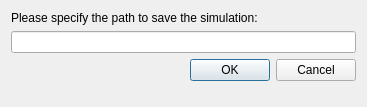
<?xml version="1.0" encoding="UTF-8"?>
<ui version="4.0">
 <class>saveSimulation</class>
 <widget class="QDialog" name="saveSimulation">
  <property name="geometry">
   <rect>
    <x>0</x>
    <y>0</y>
    <width>367</width>
    <height>107</height>
   </rect>
  </property>
  <property name="windowTitle">
   <string>Save simulation</string>
  </property>
  <layout class="QFormLayout" name="formLayout">
   <item row="0" column="0">
    <widget class="QLabel" name="title">
     <property name="text">
      <string>Please specify the path to save the simulation:</string>
     </property>
    </widget>
   </item>
   <item row="1" column="0" colspan="2">
    <widget class="QLineEdit" name="filenameLine"/>
   </item>
   <item row="3" column="0" colspan="2">
    <widget class="QDialogButtonBox" name="buttonBox">
     <property name="orientation">
      <enum>Qt::Horizontal</enum>
     </property>
     <property name="standardButtons">
      <set>QDialogButtonBox::Cancel|QDialogButtonBox::Ok</set>
     </property>
    </widget>
   </item>
  </layout>
 </widget>
 <resources/>
 <connections>
  <connection>
   <sender>buttonBox</sender>
   <signal>accepted()</signal>
   <receiver>saveSimulation</receiver>
   <slot>accept()</slot>
   <hints>
    <hint type="sourcelabel">
     <x>248</x>
     <y>254</y>
    </hint>
    <hint type="destinationlabel">
     <x>157</x>
     <y>274</y>
    </hint>
   </hints>
  </connection>
  <connection>
   <sender>buttonBox</sender>
   <signal>rejected()</signal>
   <receiver>saveSimulation</receiver>
   <slot>reject()</slot>
   <hints>
    <hint type="sourcelabel">
     <x>316</x>
     <y>260</y>
    </hint>
    <hint type="destinationlabel">
     <x>286</x>
     <y>274</y>
    </hint>
   </hints>
  </connection>
 </connections>
</ui>
